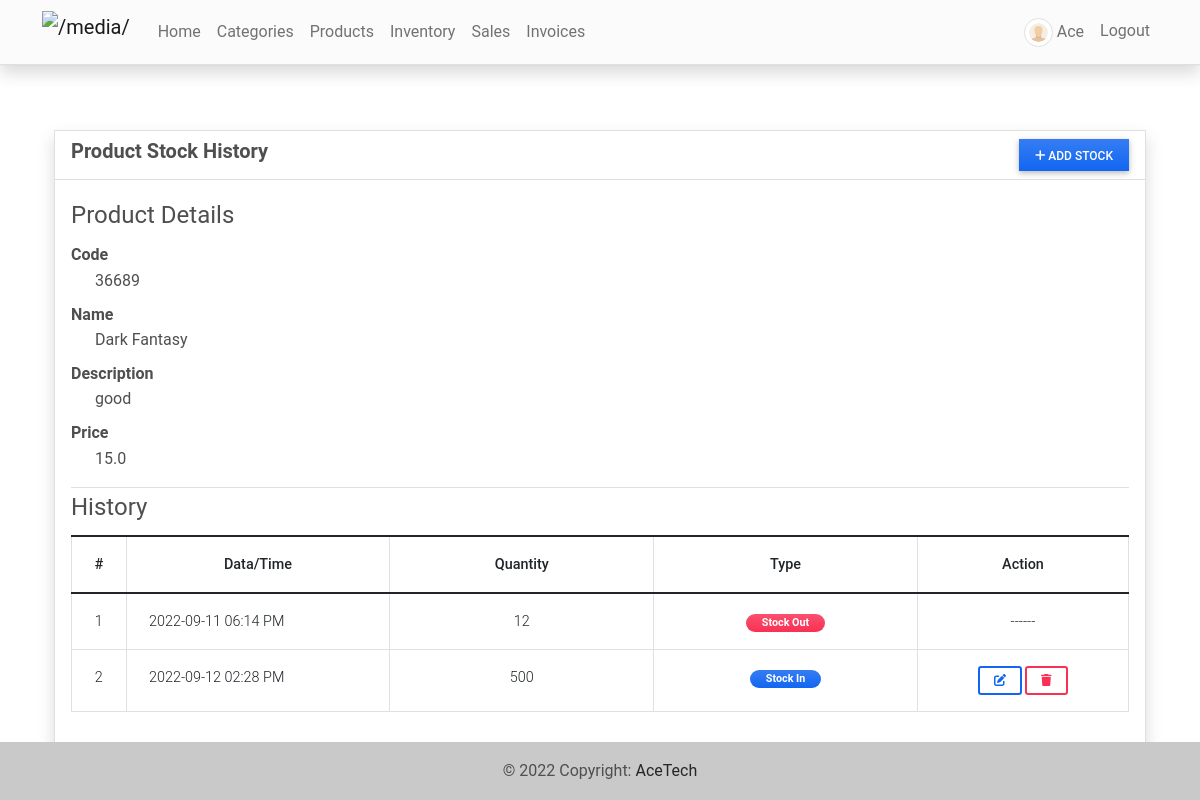
Screenshot of /inventory/1 (signed in) with the database file from the repository.
### imsApp/models.py (models this page shows, shortened)
class Product(models.Model):
    code=models.CharField(max_length=100,blank=True, null=True)
    name=models.CharField(max_length=250,blank=True, null=True)
    description = models.TextField()
    price = models.FloatField(default=0)
    status = models.CharField(max_length=2, choices=(('1','Active'),('2','Inactive')), default=1)
    date_created = models.DateTimeField(default=timezone.now)
    date_updated = models.DateTimeField(auto_now=True)
    def __str__(self):
        return self.code + ' - ' + self.name

class Stock(models.Model):
    product = models.ForeignKey(Product, on_delete=models.CASCADE)
    quantity = models.FloatField(default=0)
    type = models.CharField(max_length=2,choices=(('1','Stock-in'),('2','Stock-Out')), default = 1)
    date_created = models.DateTimeField(default=timezone.now)
    date_updated = models.DateTimeField(auto_now=True)

### imsApp/views.py (the view)
# urls.py: path('inventory/<int:pk>',views.inv_history,name='inventory-history-page'),
@login_required
def inv_history(request, pk= None):
    context['page_title'] = 'Inventory History'
    if pk is None:
        messages.error(request, "Product ID is not recognized")
        return redirect('inventory-page')
    else:
        product = Product.objects.get(id = pk)
        stocks = Stock.objects.filter(product = product).all()
        context['product'] = product
        context['stocks'] = stocks
        return render(request, 'inventory-history.html', context )

### imsApp/templates/inventory-history.html (shortened to what this page needs)
{% extends 'base.html' %} {% load humanize %} {% block pageContent %}
<div class="container pt-3">
    <div class="card card-default border shadow rounded-0">
        <div class="card-header">
            <div class="w-100 d-flex justify-content-between">
                <h5 class="fw-bolder card-title">Product Stock History</h5>
                <button class="btn btn-primary btn-sm rounded-0 bg-gradient px-3" type="button" id="add_stock"><i class="fa fa-plus"></i> Add Stock</button>
            </div>
        </div>
        <div class="card-body">
            <div class="conteiner-fluid">
                <fieldset class="border-bottom">
                    <legend>Product Details</legend>
                    <dl>
                        <dt class="tex-muted">Code</dt>
                        <dd class="ps-4">{{ product.code }}</dd>
                        <dt class="tex-muted">Name</dt>
                        <dd class="ps-4">{{ product.name }}</dd>
                        <dt class="tex-muted">Description</dt>
                        <dd class="ps-4">{{ product.description }}</dd>
                        <dt class="tex-muted">Price</dt>
                        <dd class="ps-4">{{ product.price|intcomma }}</dd>
                    </dl>
                </fieldset>
                <fieldset>
                    <legend>History</legend>
                    <table class="table table-bordered" id="stock-tbl">
                        <colgroup>
                            <col width="5%">
                            <col width="25%">
                            <col width="25%">
                            <col width="25%">
                            <col width="20%">
                        </colgroup>
                        <thead>
                            <th class="text-center">#</th>
                            <th class="text-center">Data/Time</th>
                            <th class="text-center">Quantity</th>
                            <th class="text-center">Type</th>
                            <th class="text-center">Action</th>
                        </thead>
                        <tbody>
                            {% for stock in stocks %}
                            <tr>
                                <td class="text-center">{{ forloop.counter }}</td>
                                <td class="">{{ stock.date_created|date:"Y-m-d h:i A" }}</td>
                                <td class="text-center">{{ stock.quantity|floatformat:0|intcomma }}</td>
                                <td class="text-center">
                                    {% if stock.type == '1' %}
                                    <span class="badge px-3 rounded-pill bg-primary bg-gradient">Stock In</span> {% else %}
                                    <span class="badge px-3 rounded-pill bg-danger bg-gradient">Stock Out</span> {% endif %}
                                </td>
                                <td class="text-center">
                                    {% if stock.type == '1' %}
                                    <a class="btn btn-outline-primary btn-sm edit-data" href="javascript:void(0)" data-id="{{ stock.pk }}" title="Edit">
                                        <i class="fa fa-edit"></i>
                                    </a>
                                    <button class="btn btn-outline-danger btn-sm delete-data" type="button" data-id="{{ stock.pk }}" title="Delete">
                                        <i class="fa fa-trash"></i>
                                    </button>
                                    {% else %}
                                    ------
                                    {% endif %}
                                </td>
                            </tr>
                            {% endfor %}
                        </tbody>
                    </table>
                </fieldset>
            </div>
        </div>
    </div>
</div>
{% endblock pageContent %}

### imsApp/templates/topNavigation.html (shortened to what this page needs)
{% load static %}
<header>
    <nav class="navbar navbar-expand-lg navbar-light bg-light text-dark fixed-top text-success shadow border-bottom">
        <div class="container">
            <a class="navbar-brand" target="_blank" href="{% url 'home-page' %}">
                <img src="{{ MEDIA_URL }}/default/acetech.png" height="16" alt="{{ MEDIA_URL }}" loading="lazy" style="margin-top: -3px;" />
            </a>
            <div class="collapse navbar-collapse text-white" id="navbarExample01">
                <ul class="navbar-nav me-auto mb-2 mb-lg-0" id="topNav">
                    {% if user.id %}
                    <li class="nav-item">
                        <a class="nav-link" aria-current="page" href="{% url 'home-page' %}">Home</a>
                    </li>
                    <li class="nav-item">
                        <a class="nav-link" aria-current="page" href="{% url 'category-page' %}">Categories</a>
                    </li>
                    <li class="nav-item">
                        <a class="nav-link" aria-current="page" href="{% url 'product-page' %}">Products</a>
                    </li>
                    <li class="nav-item">
                        <a class="nav-link" aria-current="page" href="{% url 'inventory-page' %}">Inventory</a>
                    </li>
                    <li class="nav-item">
                        <a class="nav-link" aria-current="page" href="{% url 'sales-page' %}">Sales</a>
                    </li>
                    <li class="nav-item">
                        <a class="nav-link" aria-current="page" href="{% url 'invoice-page' %}">Invoices</a>
                    </li>
                    {% endif %}
                </ul>
                <ul class="navbar-nav d-flex flex-row">
                    {% if user.id %} {% if user.profile.user_type == 1 %} {% endif %}
                    <li class="nav-item me-3 me-lg-0">
                        <a class="nav-link" href="{% url 'profile' %}">
                            <span class="me-1"><img src="{{ MEDIA_URL }}/default/default-avatar.png" alt="User Avatar" id="user-avatar" class="img-thumbnail rounded-circle"></span>{{ user.first_name }}
                        </a>
                    </li>
                    <li class="nav-item me-3 me-lg-0">
                        <a class="nav-link" href="{% url 'logout' %}">Logout</a>
                    </li>
                    {% endif %}
                </ul>
            </div>
        </div>
    </nav>
</header>

### static/assets/default/css/style.css (style rules this page uses)
html, body { height: 100%; width: 100%; max-height: 100%; overflow: auto; display: flex; flex-direction: column; }
body>header { flex-shrink: auto; }
#user-avatar { width: 1.8rem; height: 1.8rem; object-fit: scale-down; object-position: center center; }
.navbar-brand>img { height: 2em; }

### rows the page displays
Product: code "36689", name "Dark Fantasy", description "good", price "15.0"
Stock: date_created "2022-09-11 06:14 PM", quantity "12", type "Stock Out"
Stock: date_created "2022-09-12 02:28 PM", quantity "500", type "Stock In"

### other values shown
{{ user.first_name }} "Ace"
